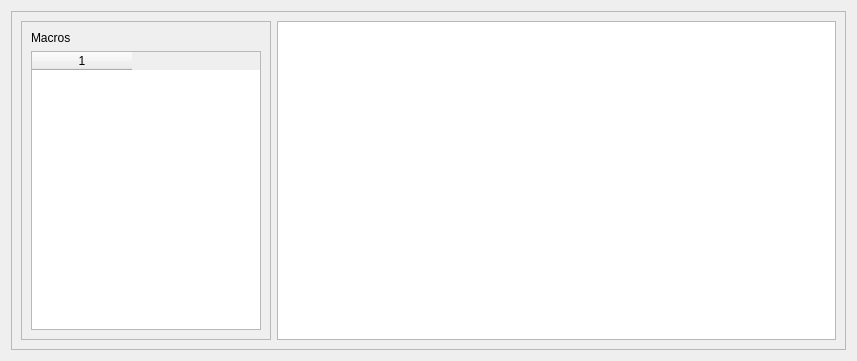
<?xml version="1.0" encoding="UTF-8"?>
<ui version="4.0">
 <class>showMacrosDialog</class>
 <widget class="QDialog" name="showMacrosDialog">
  <property name="geometry">
   <rect>
    <x>0</x>
    <y>0</y>
    <width>857</width>
    <height>361</height>
   </rect>
  </property>
  <property name="windowTitle">
   <string>Macro - View</string>
  </property>
  <layout class="QGridLayout" name="gridLayout_3">
   <item row="0" column="0" colspan="2">
    <widget class="QFrame" name="frame">
     <property name="frameShape">
      <enum>QFrame::StyledPanel</enum>
     </property>
     <property name="frameShadow">
      <enum>QFrame::Raised</enum>
     </property>
     <layout class="QGridLayout" name="gridLayout_2">
      <item row="0" column="0">
       <widget class="QFrame" name="frame_2">
        <property name="maximumSize">
         <size>
          <width>250</width>
          <height>16777215</height>
         </size>
        </property>
        <property name="frameShape">
         <enum>QFrame::StyledPanel</enum>
        </property>
        <property name="frameShadow">
         <enum>QFrame::Raised</enum>
        </property>
        <layout class="QGridLayout" name="gridLayout">
         <item row="0" column="0">
          <widget class="QLabel" name="label">
           <property name="text">
            <string>Macros</string>
           </property>
          </widget>
         </item>
         <item row="1" column="0">
          <widget class="QTableWidget" name="tableWidget">
           <property name="editTriggers">
            <set>QAbstractItemView::NoEditTriggers</set>
           </property>
           <property name="columnCount">
            <number>1</number>
           </property>
           <column/>
          </widget>
         </item>
        </layout>
       </widget>
      </item>
      <item row="0" column="1">
       <widget class="QPlainTextEdit" name="macroView">
        <property name="lineWrapMode">
         <enum>QPlainTextEdit::NoWrap</enum>
        </property>
        <property name="readOnly">
         <bool>true</bool>
        </property>
       </widget>
      </item>
     </layout>
    </widget>
   </item>
  </layout>
 </widget>
 <resources/>
 <connections>
  <connection>
   <sender>tableWidget</sender>
   <signal>cellClicked(int,int)</signal>
   <receiver>showMacrosDialog</receiver>
   <slot>slot_tableClicked()</slot>
   <hints>
    <hint type="sourcelabel">
     <x>58</x>
     <y>95</y>
    </hint>
    <hint type="destinationlabel">
     <x>0</x>
     <y>92</y>
    </hint>
   </hints>
  </connection>
 </connections>
 <slots>
  <slot>slot_tableClicked()</slot>
 </slots>
</ui>
